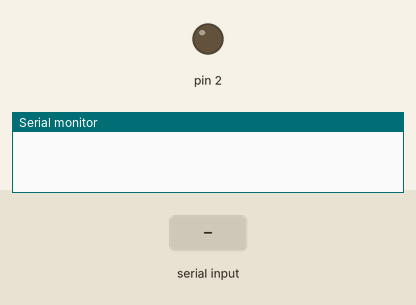
This sketch was run on a simulated Arduino Uno, built with avr-gcc and run on an emulated ATmega328P. Shown: output pins drawn as LEDs (lit = HIGH), the last lines printed to the serial monitor. Inputs (shaded band) come from the test bench.

Above: at 1.2 s.
1.3 s: "a" received over Serial
At 1.6 s:
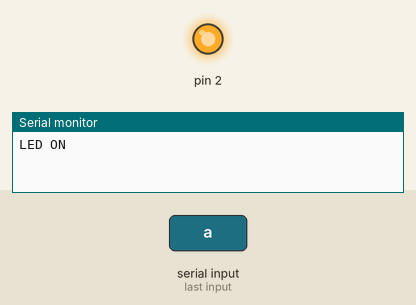
Timing chart, 0 to 4.3 s (numbered marks = the images above; inputs shaded):
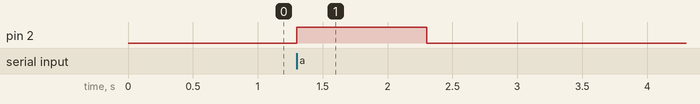

The sketch:

6_3_1.ino
```cpp
int count = 0;
char input;
void setup() {
  pinMode(2, OUTPUT);
  Serial.begin(9600);
  //컴퓨터랑 9600bps의 속도로 통신
}
void loop() {

  input = Serial.read(); // 문자를 1개 읽어서 input에 저장

  if(Serial.available()>0) //만약 입력된 문자가 있다면
  {
  	input = Serial.read(); //그 문자를 1개 읽어서 input에 저장하고
    if (input == 'a')
    {
      //컴퓨터로 LED ON 이란 문자를 전송해라
      digitalWrite(2, 1);
      Serial.println("LED ON");
      delay(1000);
      //컴퓨터로 LED OFF 란 문자를 전송해라
      digitalWrite(2, 0);
      Serial.println("LED OFF");
      delay(1000);

      count = count + 1;
      Serial.println(count);
    }
  }
}

/*
Serial.begin(9600);
형식 : Serial.begin(통신속도) , 첫 글자 S는 대문자!
- 초당 몇 비트의 속도로 통신을 할지 시리얼 통신을 설정한다.
- 데이터의 전송속도 단위는 초(second)당 보낼 수 있는 비트(bits) 수인 ‘bps‘를 사용
- 전송 속도는 보통 9600 bps를 사용하며, 이를 보 레이트(baud rate)라고 한다.
- 아두이노 보드와 PC가 시리얼 모니터를 통해 통신할 수 있도록, 통신속도인 보 레이트를
동일하게 설정해야 통신을 할 수 있다.

Serial.println(“hello”);
형식 : Serial.println(변수 or 보낼 데이터) 첫 글자 S는 대문자!
- 아두이노 보드가 ( )안의 변수의 값이나 보낼 데이터를 PC로 보내는 명령어.
- 시리얼 통신을 통해 데이터를 출력한다.
- print함수와 동일하며 출력 이후 줄 바꿈인 개행 문자(\n)를 추가로 출력한다.
- Serial.println(“Hello Pc”); 와 같이 문자열을 보내거나,
- Serial.println(pr); 과 같이 pr 변수에 값을 메시지를 보내기도 한다.

Serial.read( )
프로그램 안에서 이 함수를 만날 때마다 시리얼 버퍼 128바이트 중에서 가장 먼저
도착한 1바이트 데이터(예: 문자 1개)를 읽어온다.
• 시리얼 버퍼가 비었다면 -1을 반환한다.
• 읽은 데이터는 지워진다.
[참고] 변수 타입에 따라서 함수가 달라집니다.
char a = Serial.read(); // 문자 1개를 읽어서 a에 저장
int a = Serial.parseInt(); // 정수 1개를 읽어서 a에 저장
float a=Serial.parseFloat(); // 실수 1개를 읽어서 a에 저장
String a = Serial.readString(); // 문자열 1개 읽어서 a에 저장

Serial.available( )
아두이노에 데이터가 수신되면 시리얼 수신 버퍼에 저장된다.
• 시리얼 수신 버퍼(총 128바이트)에 저장되어 있는 데이터의 바이트 수를 반환한다.
즉, 쉽게 말해 아두이노가 받은 문자의 개수(몇 개 받았는지)를 반환하는데
만약, 받은 문자가 없을 경우에는 0을 반환한다
• 수신된 데이터가 있는지 확인할 때나( Serial.available() > 0 ),
수신된 모든 데이터의 개수(바이트 수)를 알고 싶을 때 사용할 수 있다.
(참고로 a, b 등 문자 1개인 char형 변수의 크기는 8비트인 1바이트이다)
*/
```

Measured:
- after the input at 1.3 s, pin 2: LOW → HIGH at once, → LOW 1.0 s later
